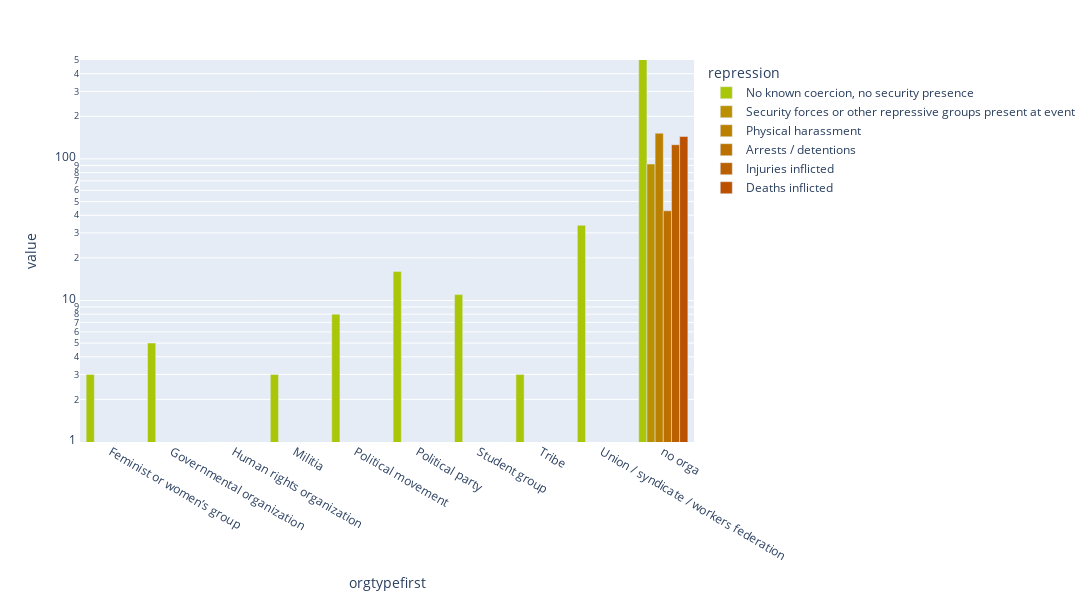

Here is the notebook cell this chart was saved with:
### Code cell
fig = px.bar(grouped, log_y=True, range_y= [1,500],barmode='group',
            width=1400, height=600,
            color_discrete_map=color_dict)

fig.show()

### Figure 1 — Plotly figure (JSON) as saved in the notebook; plotly's stock layout.template omitted (floating-point values rounded to 4 significant figures)
{"data": [{"alignmentgroup": "True", "hovertemplate": "repression=No known coercion, no security presence<br>orgtypefirst=%{x}<br>value=%{y}<extra></extra>", "legendgroup": "No known coercion, no security presence", "marker": {"color": "#A9C609", "pattern": {"shape": ""}}, "name": "No known coercion, no security presence", "offsetgroup": "No known coercion, no security presence", "orientation": "v", "showlegend": true, "textposition": "auto", "type": "bar", "x": ["Feminist or women’s group", "Governmental organization", "Human rights organization", "Militia", "Political movement", "Political party", "Student group", "Tribe", "Union / syndicate / workers federation", "no orga"], "xaxis": "x", "y": [3, 5, 1, 3, 8, 16, 11, 3, 34, 1994], "yaxis": "y"}, {"alignmentgroup": "True", "hovertemplate": "repression=Security forces or other repressive groups present at event<br>orgtypefirst=%{x}<br>value=%{y}<extra></extra>", "legendgroup": "Security forces or other repressive groups present at event", "marker": {"color": "#BB9000", "pattern": {"shape": ""}}, "name": "Security forces or other repressive groups present at event", "offsetgroup": "Security forces or other repressive groups present at event", "orientation": "v", "showlegend": true, "textposition": "auto", "type": "bar", "x": ["Feminist or women’s group", "Governmental organization", "Human rights organization", "Militia", "Political movement", "Political party", "Student group", "Tribe", "Union / syndicate / workers federation", "no orga"], "xaxis": "x", "y": [null, null, null, null, null, 1, null, null, 1, 92], "yaxis": "y"}, {"alignmentgroup": "True", "hovertemplate": "repression=Physical harassment<br>orgtypefirst=%{x}<br>value=%{y}<extra></extra>", "legendgroup": "Physical harassment", "marker": {"color": "#BB8000", "pattern": {"shape": ""}}, "name": "Physical harassment", "offsetgroup": "Physical harassment", "orientation": "v", "showlegend": true, "textposition": "auto", "type": "bar", "x": ["Feminist or women’s group", "Governmental organization", "Human rights organization", "Militia", "Political movement", "Political party", "Student group", "Tribe", "Union / syndicate / workers federation", "no orga"], "xaxis": "x", "y": [null, null, null, null, null, null, null, null, null, 152], "yaxis": "y"}, {"alignmentgroup": "True", "hovertemplate": "repression=Arrests / detentions<br>orgtypefirst=%{x}<br>value=%{y}<extra></extra>", "legendgroup": "Arrests / detentions", "marker": {"color": "#BB7000", "pattern": {"shape": ""}}, "name": "Arrests / detentions", "offsetgroup": "Arrests / detentions", "orientation": "v", "showlegend": true, "textposition": "auto", "type": "bar", "x": ["Feminist or women’s group", "Governmental organization", "Human rights organization", "Militia", "Political movement", "Political party", "Student group", "Tribe", "Union / syndicate / workers federation", "no orga"], "xaxis": "x", "y": [null, null, null, null, null, null, null, null, null, 43], "yaxis": "y"}, {"alignmentgroup": "True", "hovertemplate": "repression=Injuries inflicted<br>orgtypefirst=%{x}<br>value=%{y}<extra></extra>", "legendgroup": "Injuries inflicted", "marker": {"color": "#BB6000", "pattern": {"shape": ""}}, "name": "Injuries inflicted", "offsetgroup": "Injuries inflicted", "orientation": "v", "showlegend": true, "textposition": "auto", "type": "bar", "x": ["Feminist or women’s group", "Governmental organization", "Human rights organization", "Militia", "Political movement", "Political party", "Student group", "Tribe", "Union / syndicate / workers federation", "no orga"], "xaxis": "x", "y": [null, null, null, null, null, null, 1, null, null, 126], "yaxis": "y"}, {"alignmentgroup": "True", "hovertemplate": "repression=Deaths inflicted<br>orgtypefirst=%{x}<br>value=%{y}<extra></extra>", "legendgroup": "Deaths inflicted", "marker": {"color": "#BB5000", "pattern": {"shape": ""}}, "name": "Deaths inflicted", "offsetgroup": "Deaths inflicted", "orientation": "v", "showlegend": true, "textposition": "auto", "type": "bar", "x": ["Feminist or women’s group", "Governmental organization", "Human rights organization", "Militia", "Political movement", "Political party", "Student group", "Tribe", "Union / syndicate / workers federation", "no orga"], "xaxis": "x", "y": [null, null, null, null, null, null, 1, null, null, 144], "yaxis": "y"}], "layout": {"barmode": "group", "height": 600, "legend": {"title": {"text": "repression"}, "tracegroupgap": 0}, "margin": {"t": 60}, "width": 1400, "xaxis": {"anchor": "y", "domain": [0, 1], "title": {"text": "orgtypefirst"}}, "yaxis": {"anchor": "x", "domain": [0, 1], "range": [0, 2.699], "title": {"text": "value"}, "type": "log"}}}
